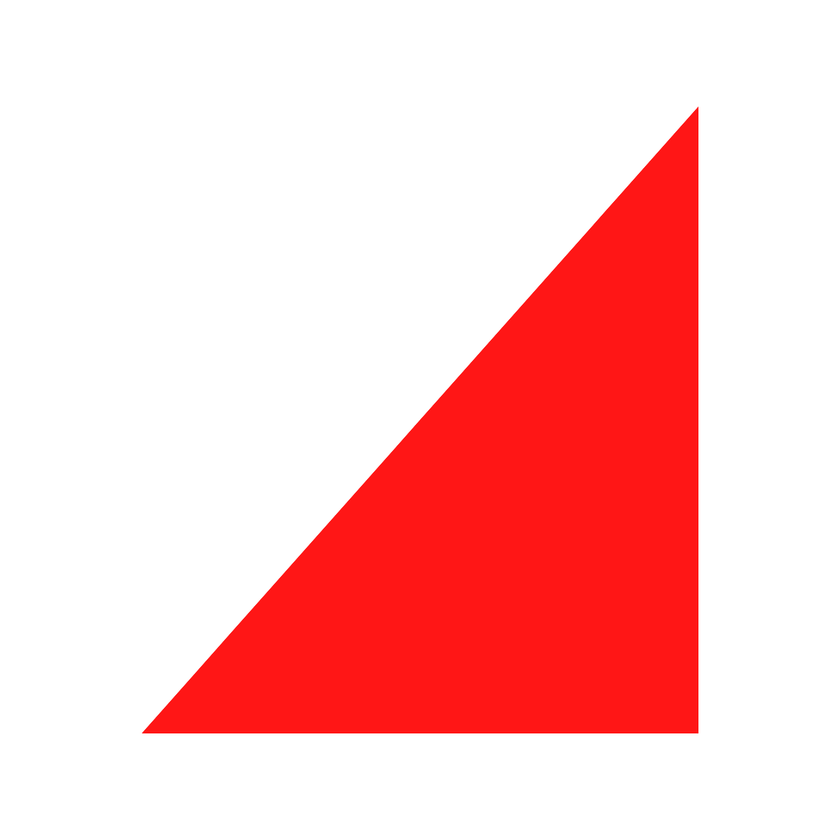
#> input picture odevler/Serbay/Update_week1/dik.png, 840 x 840 px, shrunk from 1080 x 1080 before the run
$ python resim_eskenar.py
#> lines starting #> are read from the running program, lines starting #| are printed output that depends on the picture
import cv2
import numpy as np
from sklearn.cluster import KMeans
import math


image = cv2.imread("dik.png")
#> image is the input picture: shape (840, 840, 3); mean B, G, R 197.3, 197.3, 255
gray = cv2.cvtColor(image, cv2.COLOR_BGR2GRAY)
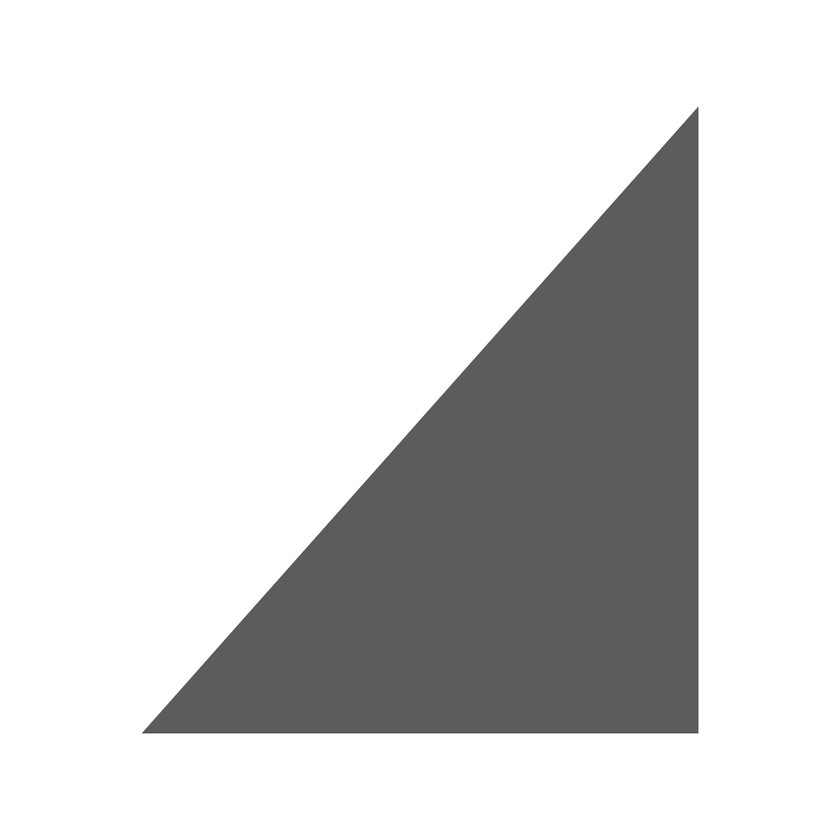
#> gray: shape (840, 840); min 76, max 255, mean 214.6
gray = np.float32(gray)
corners = cv2.cornerHarris(gray, 2, 3, 0.04)
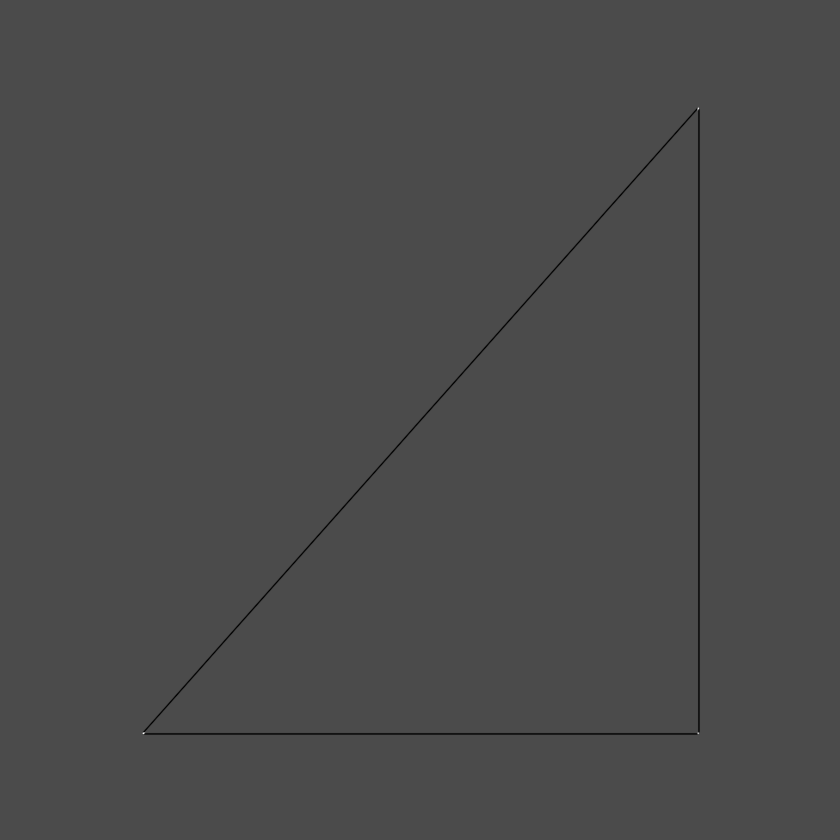
#> corners: shape (840, 840) float32; min -21330592, max 51063820, mean -81831; drawn with min black and max white
coords = np.argwhere(corners > 0.01*corners.max())
#> coords = 24 rows, first 8: [106, 698], [107, 697], [107, 698], [107, 699], [108, 697], [108, 698], [108, 699], [109, 697]

km = KMeans(
    n_clusters=3, init='random',
    n_init=10, max_iter=300,
    tol=1e-04, random_state=0
)
y_km = km.fit_predict(coords)
#> y_km = 24 values, max 2 at index 14, min 0 at index 10, mean 0.917
merkezler = km.cluster_centers_

print(merkezler)
a = int(math.sqrt((merkezler[0][0] - merkezler[1][0])**2 + (merkezler[0][1]-merkezler[1][1])**2))
b = int(math.sqrt((merkezler[0][0] - merkezler[2][0])**2 + (merkezler[0][1]-merkezler[2][1])**2))
c = int(math.sqrt((merkezler[1][0] - merkezler[2][0])**2 + (merkezler[1][1]-merkezler[2][1])**2))

if a == b == c:
    print("EŞKENAR ÜÇGEN")
else:
    print("EŞKENAR ÜÇGEN DEĞİL")

$ run again, with odevler/Serbay/Update_week1/eskenar.png copied over odevler/Serbay/Update_week1/dik.png
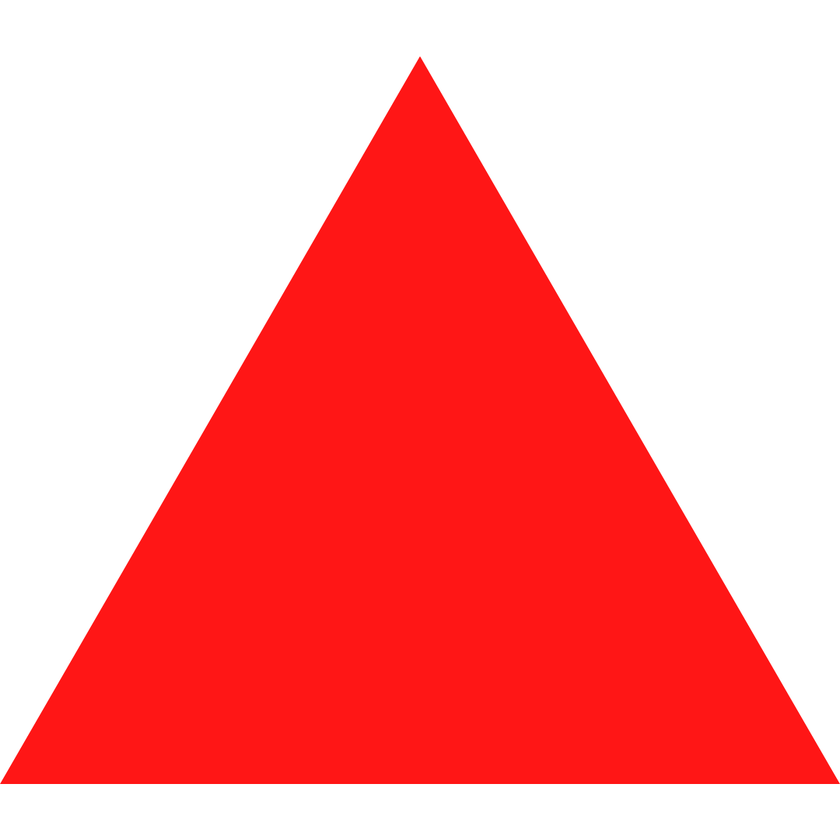
#> input picture odevler/Serbay/Update_week1/eskenar.png, 840 x 840 px, shrunk from 1080 x 1080 before the run
#> image is the input picture: shape (840, 840, 3); mean B, G, R 154.1, 154.1, 255
#> `gray = cv2.cvtColor(image, cv2.COLOR_BGR2GRAY)`:
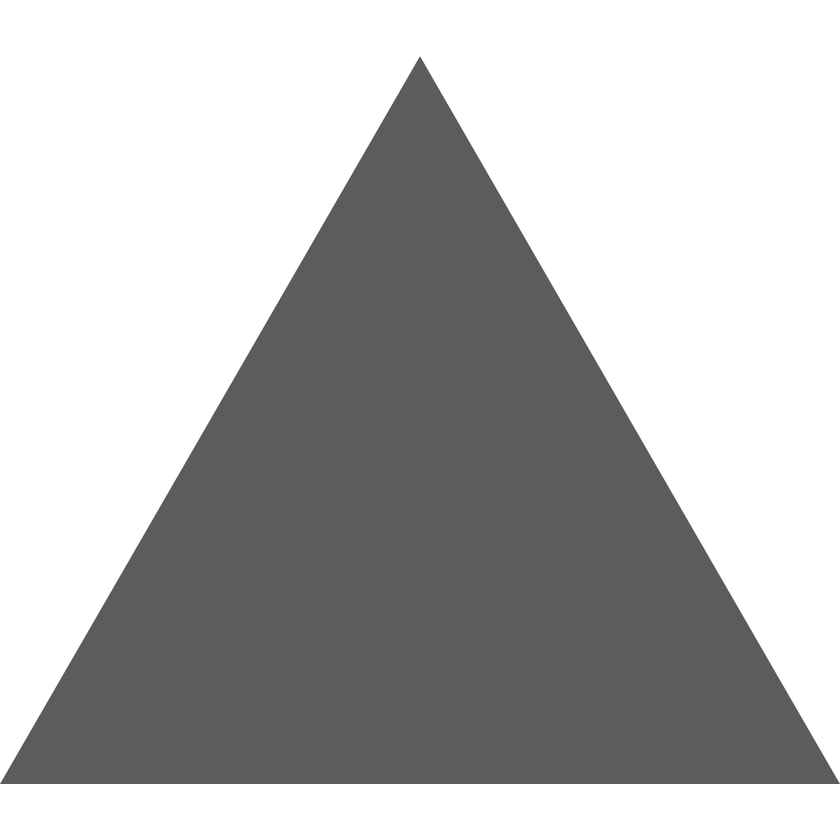
#> gray: shape (840, 840); min 78, max 255, mean 184.4
#> `corners = cv2.cornerHarris(gray, 2, 3, 0.04)`:
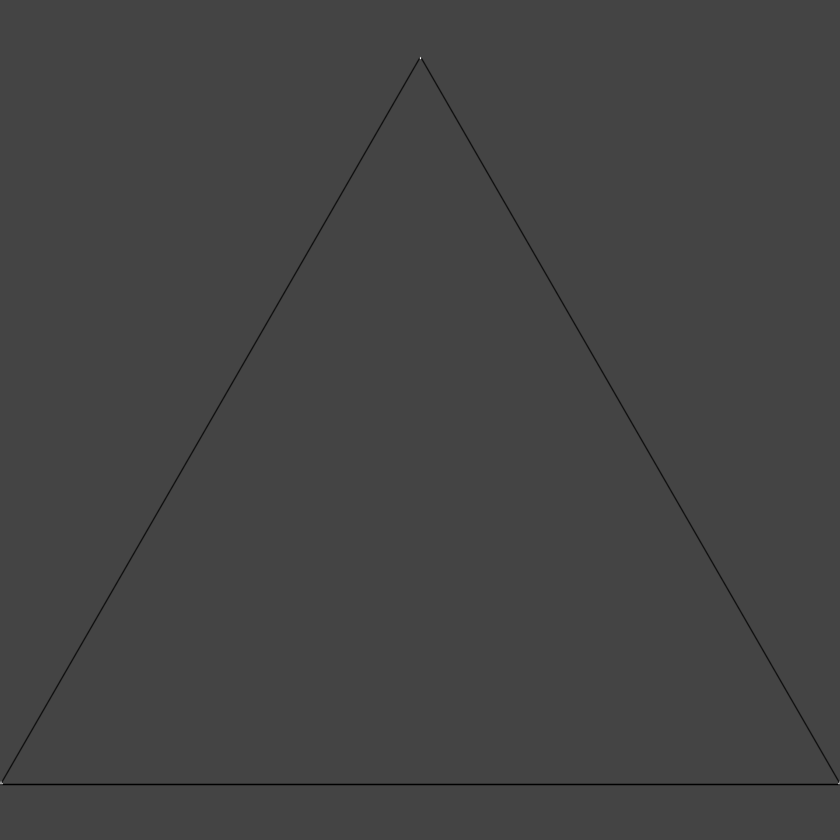
#> corners: shape (840, 840) float32; min -25567180, max 69584200, mean -108885.3; drawn with min black and max white
#> coords = 17 rows, first 8: [56, 420], [57, 419], [57, 420], [57, 421], [58, 420], [59, 420], [781, 0], [781, 1]
#> y_km = 17 values, max 2 at index 8, min 0 at index 6, mean 0.824

$ run again, with odevler/Serbay/Update_week1/hexa.jpeg saved as odevler/Serbay/Update_week1/dik.png
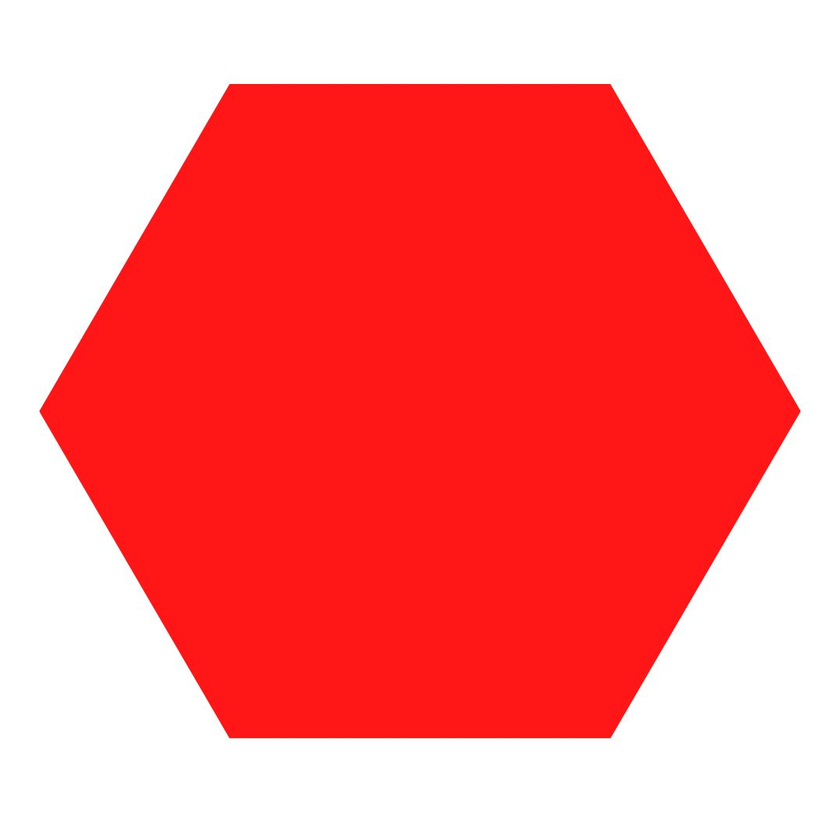
#> input picture odevler/Serbay/Update_week1/hexa.jpeg, 840 x 840 px, shrunk from 1080 x 1080 before the run
#> image is the input picture: shape (840, 840, 3); mean B, G, R 132.1, 131.6, 254.8
#> `gray = cv2.cvtColor(image, cv2.COLOR_BGR2GRAY)`:
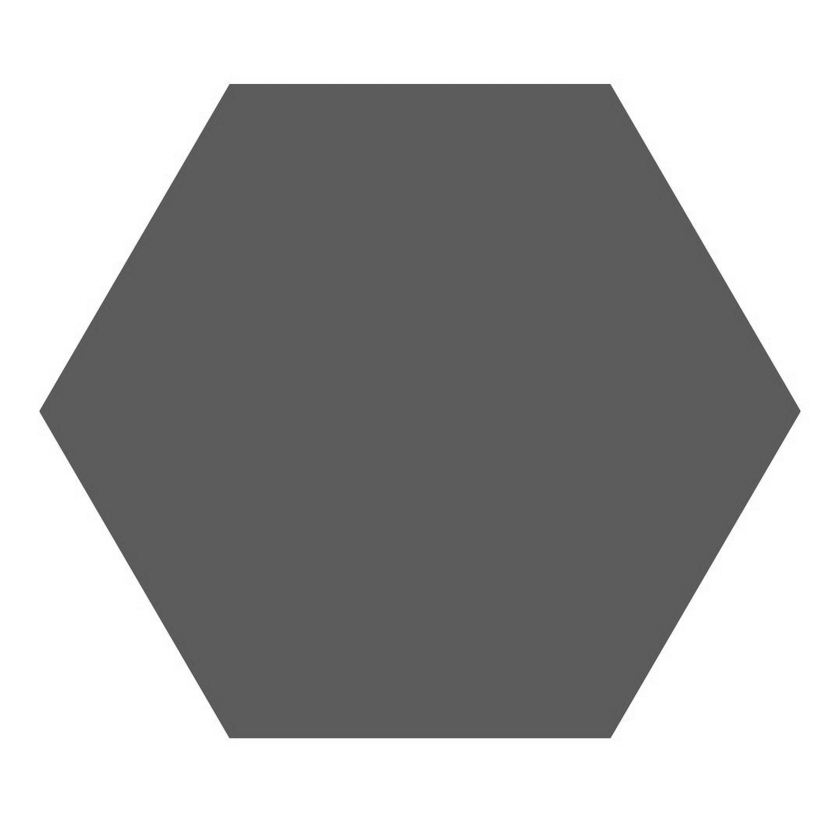
#> gray: shape (840, 840); min 76, max 255, mean 168.6
#> `corners = cv2.cornerHarris(gray, 2, 3, 0.04)`:
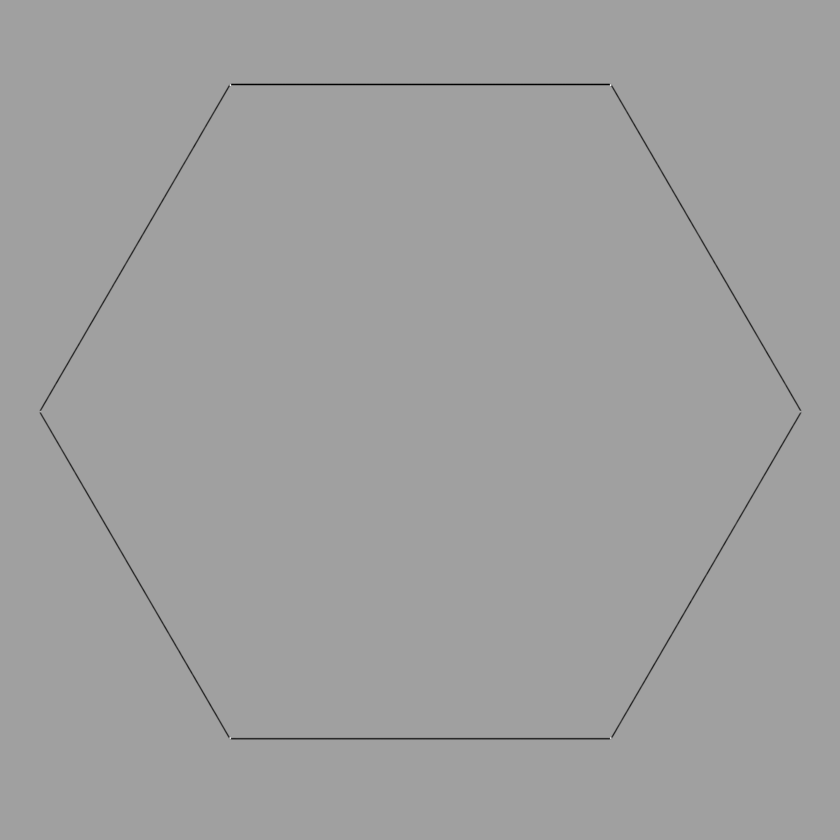
#> corners: shape (840, 840) float32; min -22909454, max 13552138, mean -82258.5; drawn with min black and max white
#> coords = 14 rows, first 8: [84, 230], [84, 610], [85, 230], [85, 610], [411, 40], [411, 41], [411, 799], [411, 800]
#> y_km = [2, 0, 2, 0, 2, 2, 0, 0, 1, 1, 1, 1, 1, 1]
